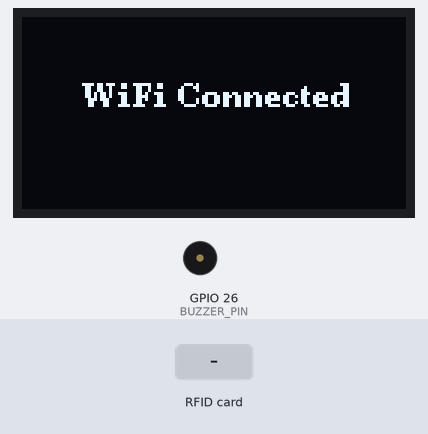
The sketch below on a simulated ESP32. Shown: 128×64 one-colour display, buzzer (waves = sounding, pin HIGH). The inputs (shaded band) are chosen by the test bench. WiFi joins after 1.5 s; servers stay silent unless stated; the Firebase database answers and starts empty; what the sketch prints to the serial monitor is not drawn.

Above: at 3.8 s.
3.9 s: RFID card 5E 7A 19 C4 held to the reader
At 5.6 s:
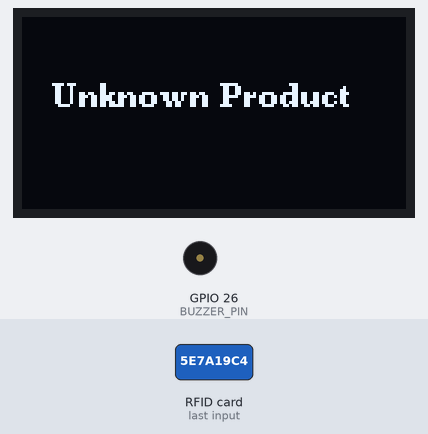
5.9 s: RFID card 27 D1 13 00 held to the reader
At 7.6 s:
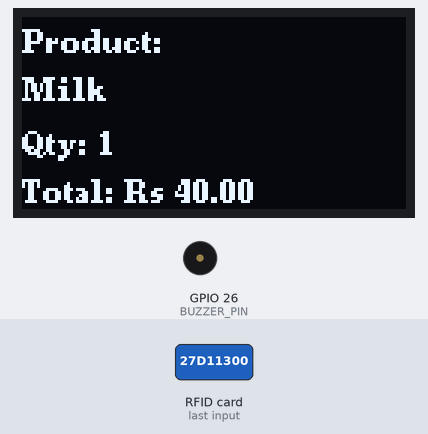
7.9 s: RFID card 9C 86 AA 00 held to the reader
At 9.6 s:
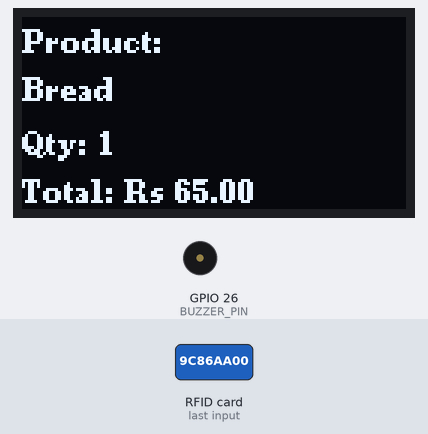
9.9 s: RFID card AA 38 96 04 held to the reader
At 11.6 s:
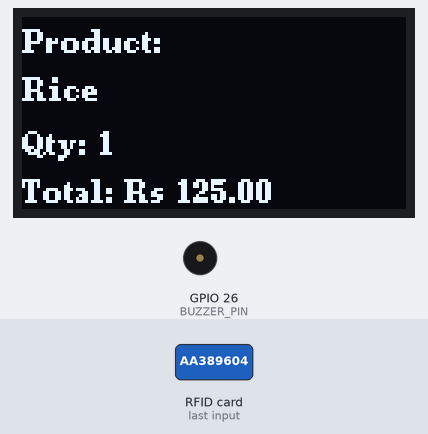
11.9 s: RFID card 27 D1 13 00 held to the reader
At 13.8 s:
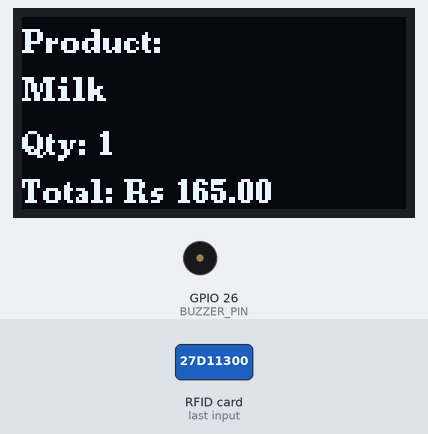
Timing chart, 0 to 14.9 s (numbered marks = the images above; inputs shaded):
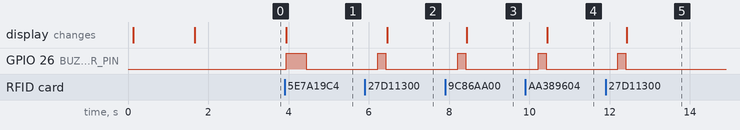

Measured:
- after the input at 3.9 s, GPIO 26 (BUZZER_PIN): LOW → HIGH at once, → LOW 0.50 s later; the display: changes at once (image 1)
- after the input at 5.9 s, GPIO 26 (BUZZER_PIN): LOW → HIGH after 0.33 s, → LOW 0.20 s later; the display: changes after 0.55 s (image 2)
- after the input at 7.9 s, GPIO 26 (BUZZER_PIN): LOW → HIGH after 0.31 s, → LOW 0.20 s later; the display: changes after 0.54 s (image 3)
- after the input at 9.9 s, GPIO 26 (BUZZER_PIN): LOW → HIGH after 0.32 s, → LOW 0.20 s later; the display: changes after 0.55 s (image 4)
- after the input at 11.9 s, GPIO 26 (BUZZER_PIN): LOW → HIGH after 0.30 s, → LOW 0.20 s later; the display: changes after 0.53 s (image 5)

The sketch:

last.ino
```cpp
/*
| S. No | Component              | Pin on Component | Connected to ESP32 Pin |
| ----: | ---------------------- | ---------------- | ---------------------- |
|     1 | RFID Reader (RC522)    | SDA (SS)         | GPIO 5                 |
|     2 | RFID Reader (RC522)    | SCK              | GPIO 18                |
|     3 | RFID Reader (RC522)    | MOSI             | GPIO 23                |
|     4 | RFID Reader (RC522)    | MISO             | GPIO 19                |
|     5 | RFID Reader (RC522)    | RST              | GPIO 27                |
|     6 | RFID Reader (RC522)    | VCC              | 3.3V                   |
|     7 | RFID Reader (RC522)    | GND              | GND                    |
|     8 | OLED Display (SSD1306) | SDA              | GPIO 21                |
|     9 | OLED Display (SSD1306) | SCL              | GPIO 22                |
|    10 | OLED Display (SSD1306) | VCC              | 3.3V                   |
|    11 | OLED Display (SSD1306) | GND              | GND                    |
|    12 | Buzzer                 | Positive (+)     | GPIO 26                |
|    13 | Buzzer                 | Negative (–)     | GND                    |
|    14 | ESP32                  | USB Port         | Power Supply           |
*/

#include <WiFi.h>
#include <SPI.h>
#include <MFRC522.h>
#include <Firebase_ESP_Client.h>
#include <Wire.h>
#include <U8g2lib.h>

// ================= OLED =================
U8G2_SSD1306_128X64_NONAME_F_HW_I2C u8g2(U8G2_R0, U8X8_PIN_NONE);

// ================= BUZZER =================
#define BUZZER_PIN 26

// ================= WIFI =================
#define WIFI_SSID "wifi name"
#define WIFI_PASSWORD "password"

// ================= FIREBASE =================
#define API_KEY "your api here"
#define DATABASE_URL "firebase project url"

#define USER_EMAIL "email id"
#define USER_PASSWORD "password"

// ================= RFID =================
#define SS_PIN 5
#define RST_PIN 27
MFRC522 rfid(SS_PIN, RST_PIN);

// ================= FIREBASE =================
FirebaseData fbdo;
FirebaseAuth auth;
FirebaseConfig config;

// ================= VARIABLES =================
float totalBill = 0;
float budget = 500;
String lastUID = "";
unsigned long lastScanTime = 0;   // ✅ NEW

// ==================================================

void beep(int timeMs){
  digitalWrite(BUZZER_PIN, HIGH);
  delay(timeMs);
  digitalWrite(BUZZER_PIN, LOW);
}

// ==================================================

void setup() {

  Serial.begin(115200);

  SPI.begin();
  rfid.PCD_Init();

  pinMode(BUZZER_PIN, OUTPUT);

  // OLED
  Wire.begin(21,22);
  u8g2.begin();

  u8g2.clearBuffer();
  u8g2.setFont(u8g2_font_ncenB08_tr);
  u8g2.drawStr(15,30,"Smart Cart Ready");
  u8g2.sendBuffer();

  connectWiFi();
  connectFirebase();
}

// ==================================================

void loop() {

  if (!rfid.PICC_IsNewCardPresent()) return;
  if (!rfid.PICC_ReadCardSerial()) return;

  String uid = getUID();

  // ✅ FIX: allow same product after 2 seconds
  if(uid == lastUID && millis() - lastScanTime < 2000) return;

  lastUID = uid;
  lastScanTime = millis();

  Serial.println("Scanned UID: " + uid);

  processProduct(uid);

  rfid.PICC_HaltA();
  rfid.PCD_StopCrypto1();

  delay(500);  // smoother scanning
}

// ==================================================

void connectWiFi(){

  u8g2.clearBuffer();
  u8g2.drawStr(10,30,"Connecting WiFi");
  u8g2.sendBuffer();

  WiFi.begin(WIFI_SSID, WIFI_PASSWORD);

  while(WiFi.status()!=WL_CONNECTED){
    delay(500);
    Serial.print(".");
  }

  Serial.println("WiFi Connected");

  u8g2.clearBuffer();
  u8g2.drawStr(20,30,"WiFi Connected");
  u8g2.sendBuffer();

  delay(1000);
}

// ==================================================

void connectFirebase(){

  config.api_key = API_KEY;
  config.database_url = DATABASE_URL;

  auth.user.email = USER_EMAIL;
  auth.user.password = USER_PASSWORD;

  Firebase.begin(&config,&auth);
  Firebase.reconnectWiFi(true);

  Serial.println("Firebase Connected");
}

// ==================================================

String getUID(){

  String uid="";

  for(byte i=0;i<rfid.uid.size;i++){
    if(rfid.uid.uidByte[i] < 0x10) uid += "0";
    uid += String(rfid.uid.uidByte[i],HEX);
  }

  uid.toUpperCase();
  return uid;
}

// ==================================================

void processProduct(String uid){

  String name = "";
  float price = 0;
  String link = "";

  if(uid == "27D11300"){
    name = "Milk";
    price = 40;
    link = "https://images.unsplash.com/photo-1563636619-e9143da7973b";
  }
  else if(uid == "9C86AA00"){
    name = "Bread";
    price = 25;
    link = "https://images.unsplash.com/photo-1608198093002-ad4e005484ec";
  }
  else if(uid == "AA389604"){
    name = "Rice";
    price = 60;
    link = "https://images.unsplash.com/photo-1586201375761-83865001e31c";
  }
  else if(uid == "105BE93B"){
    name = "Soap";
    price = 30;
    link = "https://images.unsplash.com/photo-1581578731548-c64695cc6952";
  }
  else{
    Serial.println("Unknown Product");

    u8g2.clearBuffer();
    u8g2.drawStr(10,30,"Unknown Product");
    u8g2.sendBuffer();

    beep(500);
    return;
  }

  // ================= FIREBASE =================
  String basePath = "/cart/" + uid;
  String qtyPath = basePath + "/qty";

  int qty = 0;

  if(Firebase.RTDB.getInt(&fbdo, qtyPath)){
    qty = fbdo.intData();
  }

  qty++;

  FirebaseJson json;
  json.set("name", name);
  json.set("price", price);
  json.set("qty", qty);
  json.set("link", link);

  if(Firebase.RTDB.setJSON(&fbdo, basePath, &json)){
    Serial.println("Firebase Updated");
  } else {
    Serial.println("Firebase Error: " + fbdo.errorReason());
  }

  // ================= BILL =================
  totalBill += price;

  Serial.println("Product: " + name);
  Serial.println("Qty: " + String(qty));
  Serial.println("Total: " + String(totalBill));

  // ================= BUZZER =================
  beep(200);

  // ================= OLED =================
  u8g2.clearBuffer();
  u8g2.setFont(u8g2_font_ncenB08_tr);

  u8g2.drawStr(0,12,"Product:");
  u8g2.drawStr(0,28,name.c_str());

  String q = "Qty: " + String(qty);
  String t = "Total: Rs " + String(totalBill);

  u8g2.drawStr(0,46,q.c_str());
  u8g2.drawStr(0,62,t.c_str());

  u8g2.sendBuffer();

  // ================= BUDGET ALERT =================
  if(totalBill > budget){
    beep(1000);

    u8g2.clearBuffer();
    u8g2.drawStr(5,30,"BUDGET EXCEEDED!");
    u8g2.sendBuffer();

    delay(2000);
  }
}
```

connection_diagrem.ino
```cpp
/*
| S. No | Component              | Pin on Component | Connected to ESP32 Pin |
| ----: | ---------------------- | ---------------- | ---------------------- |
|     1 | RFID Reader (RC522)    | SDA (SS)         | GPIO 5                 |
|     2 | RFID Reader (RC522)    | SCK              | GPIO 18                |
|     3 | RFID Reader (RC522)    | MOSI             | GPIO 23                |
|     4 | RFID Reader (RC522)    | MISO             | GPIO 19                |
|     5 | RFID Reader (RC522)    | RST              | GPIO 27                |
|     6 | RFID Reader (RC522)    | VCC              | 3.3V                   |
|     7 | RFID Reader (RC522)    | GND              | GND                    |
|     8 | OLED Display (SSD1306) | SDA              | GPIO 21                |
|     9 | OLED Display (SSD1306) | SCL              | GPIO 22                |
|    10 | OLED Display (SSD1306) | VCC              | 3.3V                   |
|    11 | OLED Display (SSD1306) | GND              | GND                    |
|    12 | Buzzer                 | Positive (+)     | GPIO 26                |
|    13 | Buzzer                 | Negative (–)     | GND                    |
|    14 | ESP32                  | USB Port         | Power Supply           |
*/
```
